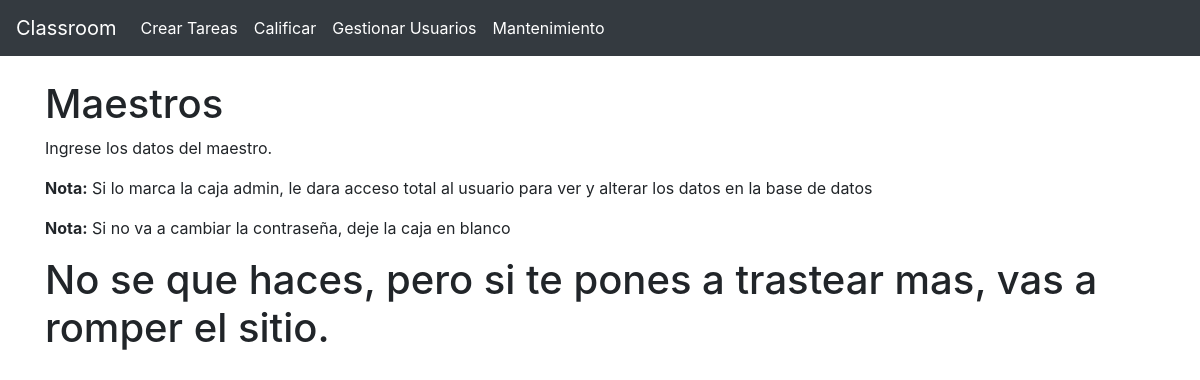
/gestionDeUsuarios/actualizarM/3 (signed in), run on an earlier commit of the app's database.
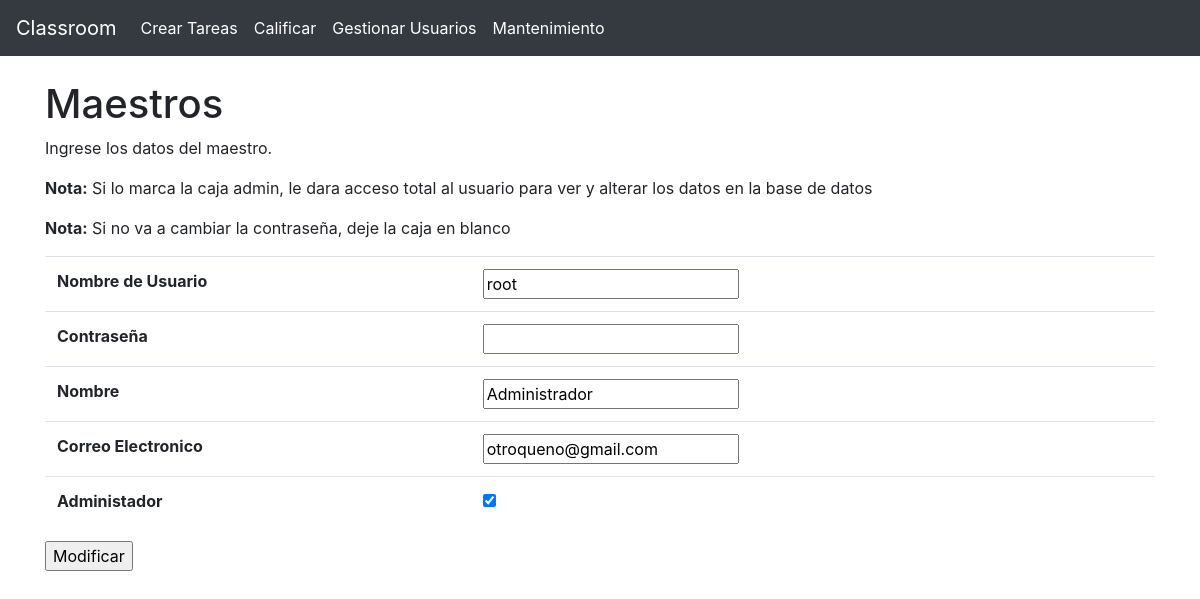
And on a later commit of the database.
### app.py (models this page shows)
class Maestro(db.Model):
    Id                = db.Column(db.Integer, primary_key=True)
    NombreUsuario     = db.Column(db.String(30), unique=True, nullable=False)
    Contrasena        = db.Column(db.String(32), nullable=False)
    Nombre            = db.Column(db.String(30), nullable=False)
    CorreoElectronico = db.Column(db.String(30), nullable=False)
    Admin             = db.Column(db.Boolean, nullable=False)
    clases            = db.relationship("Clases", backref="clasesPorMaestro")

### app.py (the view)
@app.route("/gestionDeUsuarios/actualizarM/<int:id>", methods=["GET", "POST"])
def gestionUsuariosActualizarM(id):
    if not "type" in session:
        return redirect("/404")
    if session["type"] != "Admin":
        flash("Cuidado, que tengo tu IP")
        return redirect("/404")
    if request.method == "POST":
        if id != 0:
            nMaestro = Maestro.query.get(id)
            contra = request.form.get("contrasena")
            if contra != "":
                nMaestro.Contrasena = hash.hash_passwd(contra)
            nMaestro.NombreUsuario     = request.form.get("nombreUsuario")
            nMaestro.Nombre            = request.form.get("nombre")
            nMaestro.CorreoElectronico = request.form.get("correoElectronico")
            nMaestro.Admin             = request.form.get("admin") == "on"
            db.session.commit()
        return redirect("/gestionDeUsuarios/actualizarM/0")
    else:
        if id == 0:
            maestros = Maestro.query.all()
            return render_template("enlistarM.html", type=session["type"], maestros=maestros)
        else:
            maestro = Maestro.query.get(id)
            return render_template("modificarM.html", type=session["type"], maestro=maestro)

### templates/modificarM.html
{% extends "base.html" %}
{% block contenido %}
    <br>
    <h1>Maestros</h1>
    <p> Ingrese los datos del maestro.</p>
    <p><strong>Nota:</strong> Si lo marca la caja admin, le dara acceso total al usuario para ver y alterar los datos en la base de datos</p>
    <p><strong>Nota:</strong> Si no va a cambiar la contraseña, deje la caja en blanco</p>
    {% if maestro %}
    <form action="/gestionDeUsuarios/actualizarM/{{ maestro.Id }}" method="post">
        <table class="table">
            <tr>
                <th>Nombre de Usuario</th>
                <th><input type="text" name="nombreUsuario" value="{{ maestro.NombreUsuario }}" required/></th>
            </tr>
            <tr>
                <th>Contraseña</th>
                <th><input type="text" name="contrasena" value="" /></th>
            </tr>
            <tr>
                <th>Nombre</th>
                <th><input type="text" name="nombre" value="{{ maestro.Nombre }}" required/></th>
            </tr>
            <tr>
                <th>Correo Electronico</th>
                <th><input type="email" name="correoElectronico" value="{{ maestro.CorreoElectronico }}" required/></th>
            </tr>
            <tr>
                <th>Administador</th>
                <th><input type="checkbox" name="admin"
                           {% if maestro.Admin %}
                               checked="on"
                           {% else %}
                               checked="off"
                           {% endif %}
                    /></th>
            </tr>
        </table>
        <input type="submit" value="Modificar"/>
    </form>
    {% else %}
    <h1>
        No se que haces, pero si te pones a trastear mas, vas a romper el sitio.
    </h1>
    {% endif %}
{% endblock %}

### templates/base.html (shortened to what this page needs)
<!DOCTYPE html>
<html>
    <head>
        <link rel="stylesheet" href="https://stackpath.bootstrapcdn.com/bootstrap/4.5.0/css/bootstrap.min.css">
    </head>
    <body>
           <div class="fluid-container">
             <div class="row" id="BarraMenu">
                <div class="col-md">
                    <nav class="navbar navbar-expand-lg navbar-dark bg-dark">
                        <a class="navbar-brand" href="#">Classroom</a>
                        <div class="collapse navbar-collapse" id="navbarSupportedContent">
                            <ul class="navbar-nav mr-auto">
                                {% if type=="Alumno" %}
                                    <li class="nav-item active">
                                        <a class="nav-link" href="/tareas">Tareas Pendientes</a>
                                    </li>
                                    <li class="nav-item active">
                                        <a class="nav-link" href="/notas">Notas</a>
                                    </li>
                                {% elif type=="Admin" %}
                                    <li class="nav-item active">
                                        <a class="nav-link" href="/crear_tareas">Crear Tareas</a>
                                    </li>
                                    <li class="nav-item active">
                                        <a class="nav-link" href="/calificar">Calificar</a>
                                    </li>
                                    <li class="nav-item active">
                                        <a class="nav-link" href="/gestionDeUsuarios">Gestionar Usuarios</a>
                                    </li>
                                    <li class="nav-item active">
                                        <a class="nav-link" href="/mantenimiento">Mantenimiento</a>
                                    </li>
                                {% endif %}
                            </ul>
                        </div>
                    </nav>
                </div>
            </div>
           </div>
            <div class="container">
                {% block contenido %}
                {% endblock %}
            </div>
    </body>
</html>

What changed in the data, as far as the page shows it:
added Maestro: nombreUsuario "root", nombre "Administrador", correoElectronico "otroqueno@gmail.com", Admin "☑"
Also different on the page:
form field value: (not shown) → "Modificar"
text no longer shown: "No se que haces, pero si te pones a trastear mas, vas a romper el sitio."
text now shown: "Nombre de Usuario Contraseña Nombre Correo Electronico Administador"
